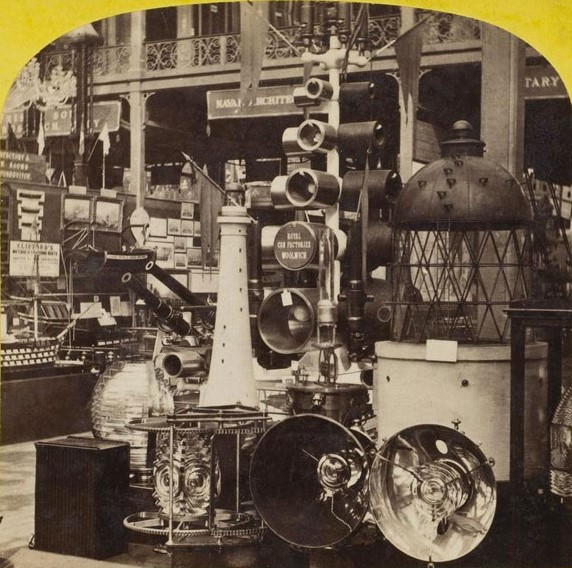
#> input picture leftPic.jpg, 572 x 568 px
$ python stereo_match.py
#> lines starting #> are read from the running program, lines starting #| are printed output that depends on the picture; after the words box and inside, x2 and y2 are one past the last pixel; in counts of white or black regions, pixels touching at a corner belong together
#!/usr/bin/env python

'''
Simple example of stereo image matching and point cloud generation.
Resulting .ply file cam be easily viewed using MeshLab ( http://meshlab.sourceforge.net/ )
'''

# Python 2/3 compatibility
from __future__ import print_function

import numpy as np
import cv2 as cv
import time

ply_header = '''ply
format ascii 1.0
element vertex %(vert_num)d
property float x
property float y
property float z
property uchar red
property uchar green
property uchar blue
end_header
'''

def write_ply(fn, verts, colors):
    verts = verts.reshape(-1, 3)
    colors = colors.reshape(-1, 3)
    verts = np.hstack([verts, colors])
    with open(fn, 'wb') as f:
        f.write((ply_header % dict(vert_num=len(verts))).encode('utf-8'))
        np.savetxt(f, verts, fmt='%f %f %f %d %d %d ')


if __name__ == '__main__':
    print('loading images...')
    #imgL = cv.pyrDown( cv.imread('leftPic.jpg') )  # downscale images for faster processing
    #imgR = cv.pyrDown( cv.imread('rightPic.jpg') )
    imgL = cv.imread("leftPic.jpg") #,cv.IMREAD_GRAYSCALE)
#> imgL is the input picture: shape (568, 572, 3); mean B, G, R 74.4, 93.1, 109
    imgR = cv.imread('rightPic.jpg') #, cv.IMREAD_GRAYSCALE)
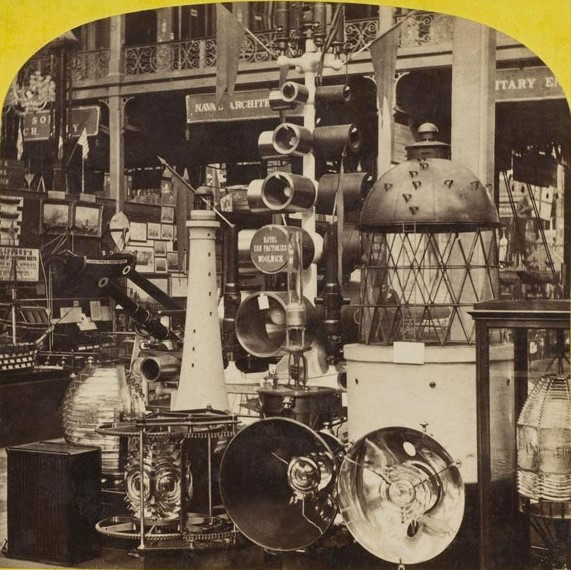
#> input picture rightPic.jpg, 571 x 570 px
#> imgR is the input picture: shape (570, 571, 3); mean B, G, R 76.8, 97.3, 113.3

    #imgL = cv.resize(imgL,(int(imgL.shape[1]/2),int(imgL.shape[0]/2)))
    imgR = cv.resize(imgR,(int(imgL.shape[1]),int(imgL.shape[0])))
#> imgR: shape (568, 572, 3)

    # disparity range is tuned for 'aloe' image pair
    window_size = 3
    min_disp = 16
    num_disp = 112-min_disp
    stereo = cv.StereoSGBM_create(minDisparity = min_disp,
        numDisparities = num_disp,
        blockSize = 1, #8
        P1 = 2*3*window_size**2,
        P2 = 8*3*window_size**2,
        disp12MaxDiff = 1,
        uniquenessRatio = 10,
        speckleWindowSize = 100,
        speckleRange = 16 #32 #,
	#mode=cv.StereoSGBM.MODE_HH
    )

    print('computing disparity...')
    starttime = time.time()

    disp = stereo.compute(imgL, imgR).astype(np.float32) / 16.0
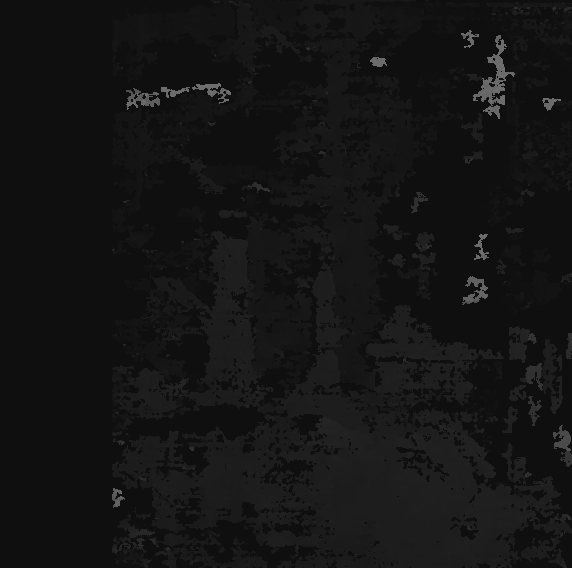
#> disp: shape (568, 572) float32; min 15, max 111, mean 20.4

    endtime = time.time()

    print(endtime - starttime)

    print('generating 3d point cloud...',)
    h, w = imgL.shape[:2]
#> h = 568; w = 572
    f = 0.8*w                          # guess for focal length
#> f = 457.6
    Q = np.float32([[1, 0, 0, -0.5*w],
                    [0,-1, 0,  0.5*h], # turn points 180 deg around x-axis,
                    [0, 0, 0,     -f], # so that y-axis looks up
                    [0, 0, 1,      0]])
    points = cv.reprojectImageTo3D(disp, Q)
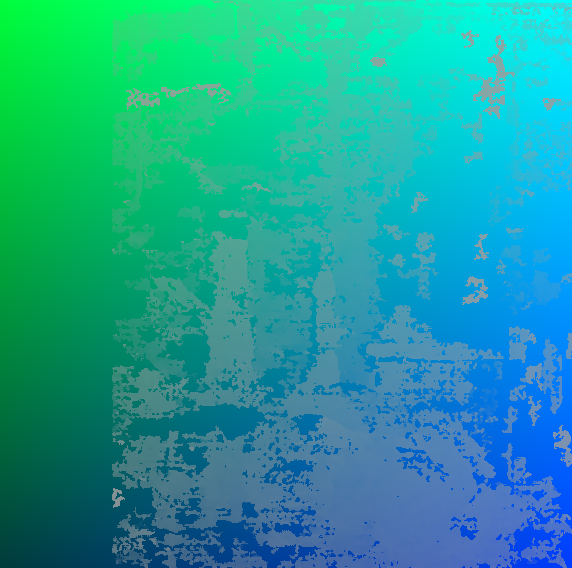
#> points: shape (568, 572, 3) float32; mean of channels 0, 1, 2 -0.626, 0.662, -25.11; drawn with min black and max white
    colors = cv.cvtColor(imgL, cv.COLOR_BGR2RGB)
    mask = disp > disp.min()
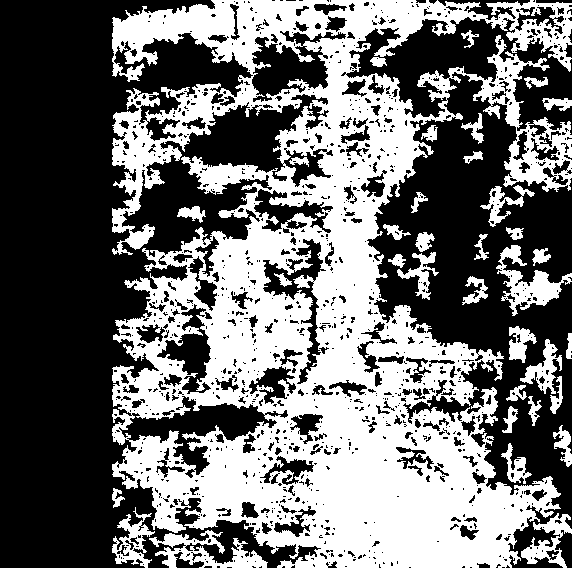
#> mask: shape (568, 572) bool; 43.7% white; 35 white regions, largest, box (x1, y1, x2, y2) and area: (112, 0, 572, 568) 128525, (149, 530, 268, 568) 1877, (496, 245, 572, 316) 1829
    out_points = points[mask]
    out_colors = colors[mask]
    out_fn = 'out.ply'
    write_ply('out.ply', out_points, out_colors)
    print('%s saved' % 'out.ply')

    cv.imshow('left', imgL)
    cv.imshow('right',imgR)
    cv.imshow('disparity', (disp-min_disp)/num_disp)
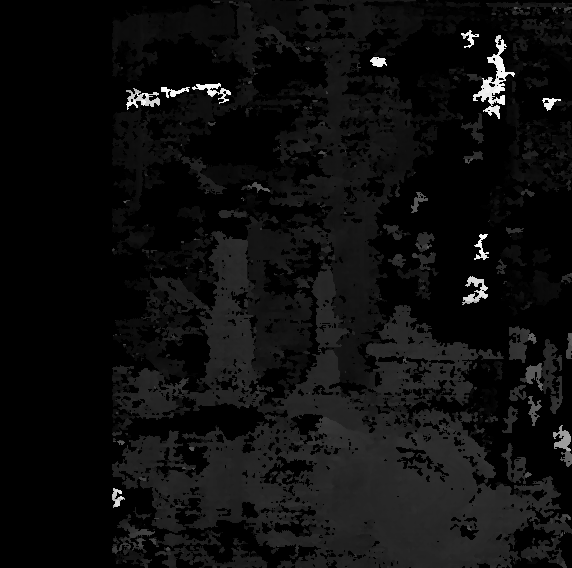
#> window 'disparity': shape (568, 572) float32; min -0.0104, max 0.99, mean 0.0459; drawn with min black and max white
    cv.waitKey()
    cv.destroyAllWindows()
